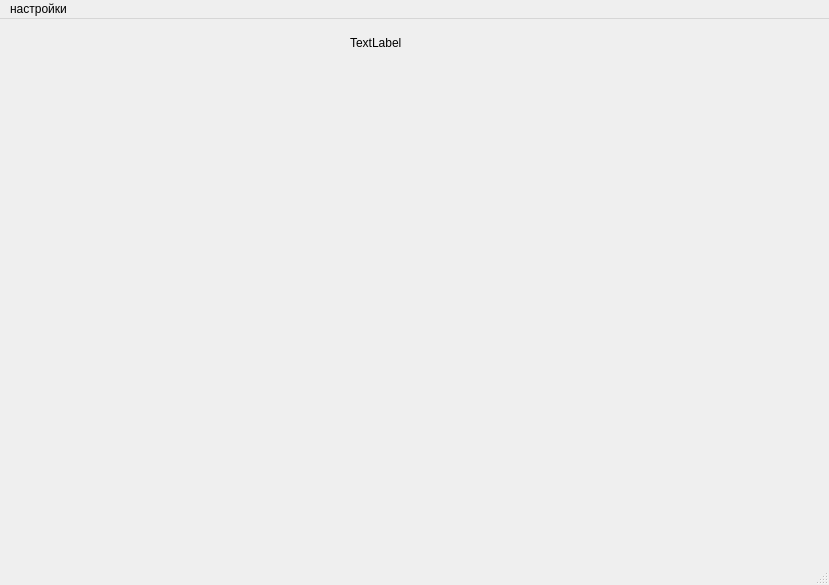
<?xml version="1.0" encoding="UTF-8"?>
<ui version="4.0">
 <class>MainWindow</class>
 <widget class="QMainWindow" name="MainWindow">
  <property name="geometry">
   <rect>
    <x>0</x>
    <y>0</y>
    <width>829</width>
    <height>585</height>
   </rect>
  </property>
  <property name="windowTitle">
   <string>MainWindow</string>
  </property>
  <widget class="QWidget" name="centralwidget">
   <widget class="QLabel" name="label">
    <property name="geometry">
     <rect>
      <x>350</x>
      <y>10</y>
      <width>95</width>
      <height>27</height>
     </rect>
    </property>
    <property name="text">
     <string>TextLabel</string>
    </property>
   </widget>
  </widget>
  <widget class="QMenuBar" name="menubar">
   <property name="geometry">
    <rect>
     <x>0</x>
     <y>0</y>
     <width>829</width>
     <height>37</height>
    </rect>
   </property>
   <widget class="QMenu" name="menu">
    <property name="title">
     <string>настройки</string>
    </property>
   </widget>
   <addaction name="menu"/>
  </widget>
  <widget class="QStatusBar" name="statusbar"/>
 </widget>
 <resources/>
 <connections/>
</ui>
